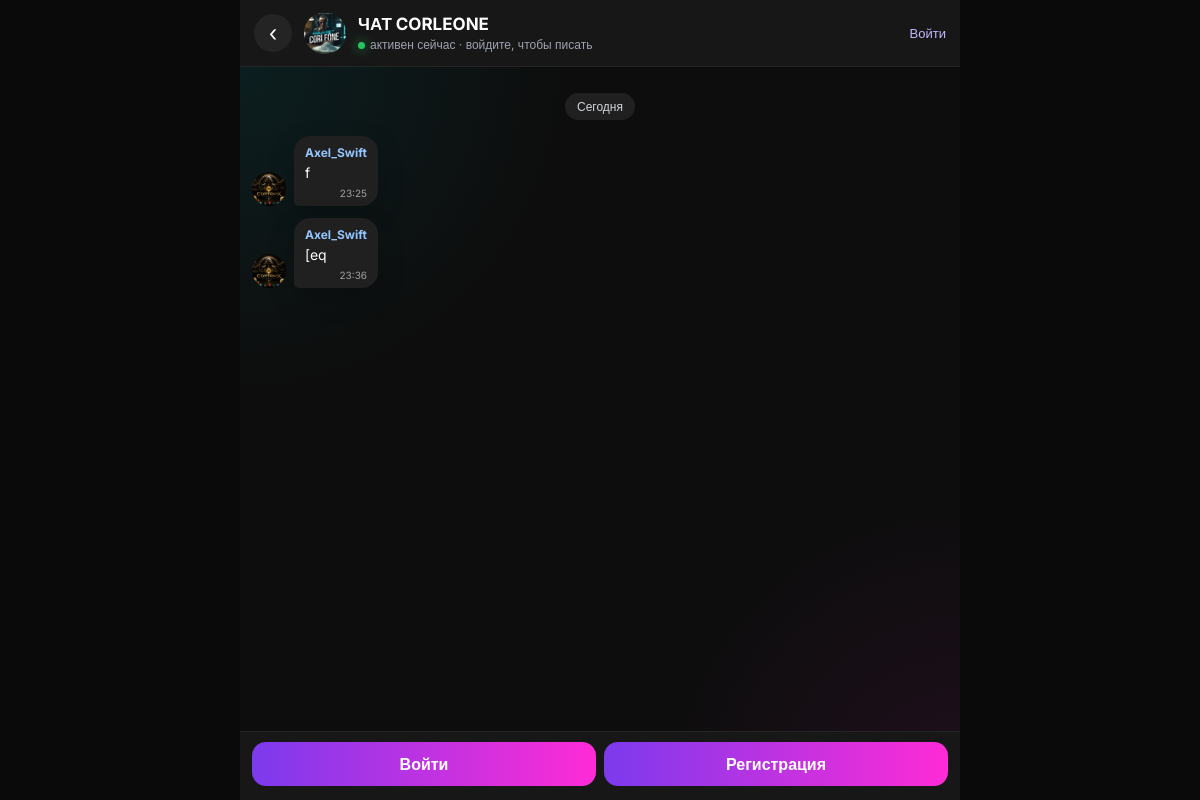
The app's page /chat, older data.
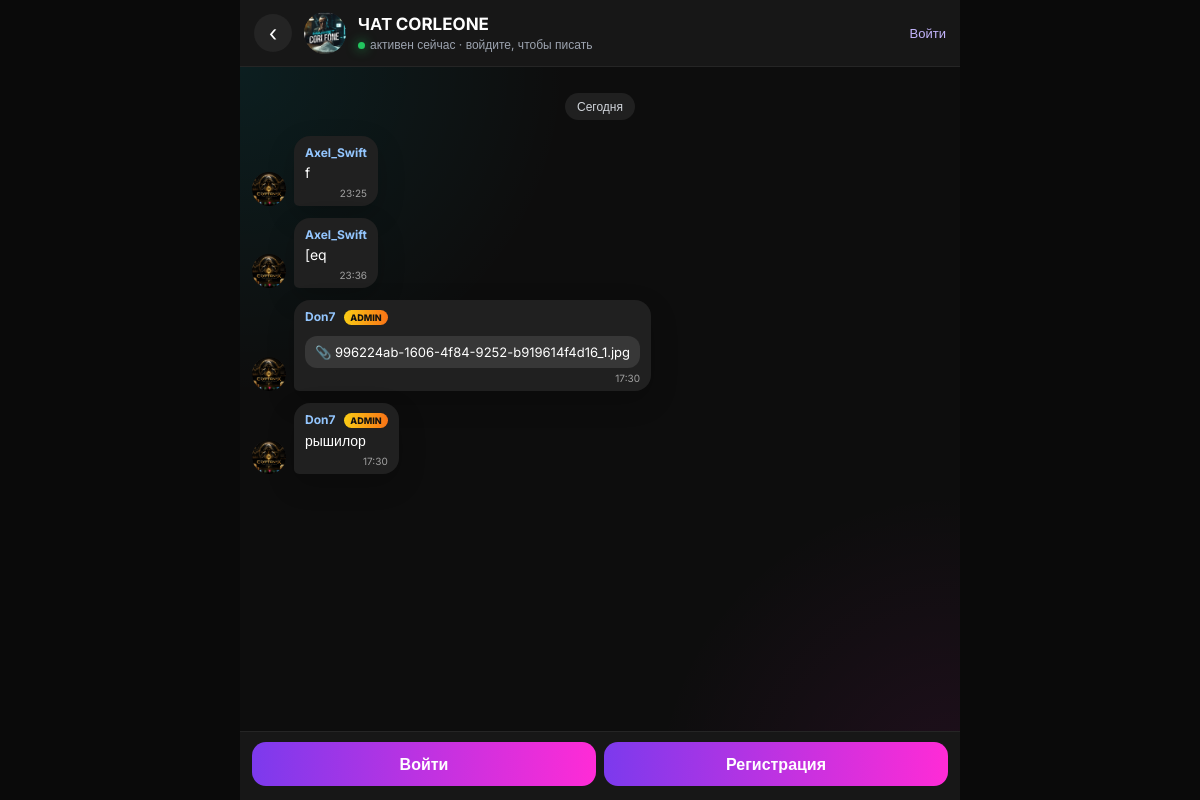
The same page, newer data.
### tables this page shows
CREATE TABLE chat (
    id INTEGER PRIMARY KEY AUTOINCREMENT,
    user TEXT,
    message TEXT,
    time TEXT
, file TEXT, file_name TEXT, message_type TEXT DEFAULT 'text', pinned INTEGER DEFAULT 0, edited_at TEXT, created_at TEXT, reply_to INTEGER, likes INTEGER DEFAULT 0, fires INTEGER DEFAULT 0, hearts INTEGER DEFAULT 0);

CREATE TABLE users (
    id INTEGER PRIMARY KEY AUTOINCREMENT,
    username TEXT,
    password TEXT,
    avatar TEXT DEFAULT 'default.png',
    role TEXT DEFAULT 'Пользователь',
    created_at TEXT
);

### app.py (the view)
@app.route("/chat")
def chat():
    conn = db()
    c = conn.cursor()
    c.execute(
        """
        SELECT chat.id, chat.user, chat.message, chat.time, users.avatar,
               chat.file, chat.file_name, chat.message_type, chat.pinned, chat.edited_at,
               chat.created_at, chat.reply_to, chat.likes, chat.fires, chat.hearts,
               users.role, parent.user, parent.message
        FROM chat
        LEFT JOIN users ON chat.user = users.username
        LEFT JOIN chat AS parent ON chat.reply_to = parent.id
        ORDER BY chat.pinned DESC, chat.id ASC
        LIMIT 100
        """
    )
    rows = c.fetchall()
    avatar = "default.jpg"
    if "user" in session:
        c.execute("SELECT avatar FROM users WHERE username=?", (session["user"],))
        result = c.fetchone()
        if result and result[0]:
            avatar = result[0]
    conn.close()
    messages = []
    last_date = None
    for row in rows:
        created_at = row[10] or datetime.now().strftime("%Y-%m-%d %H:%M")
        date_part = created_at.split(" ")[0]
        date_label = None
        if date_part != last_date:
            today = datetime.now().strftime("%Y-%m-%d")
            date_label = "Сегодня" if date_part == today else date_part
            last_date = date_part
        role = row[15] or ""
        is_admin = role == "Админ" or row[1].lower() in ("admin", "corleone", "don7")
        messages.append(
            {
                "id": row[0],
                "user": row[1],
                "message": row[2],
                "time": row[3],
                "avatar": row[4] or "default.jpg",
                "file": row[5],
                "file_name": row[6],
                "message_type": row[7],
                "pinned": row[8],
                "edited_at": row[9],
                "date_label": date_label,
                "reply_to": row[11],
                "likes": row[12] or 0,
                "fires": row[13] or 0,
                "hearts": row[14] or 0,
                "is_admin": is_admin,
                "reply_user": row[16],
                "reply_message": row[17],
            }
        )
    return render_template("chat.html", messages=messages, avatar=avatar)

### app.py (called while the page is built)
def db():
    return sqlite3.connect(DB_PATH)

### templates/chat.html (shortened to what this page needs)
<!DOCTYPE html>
<html lang="ru">
<head>
</head>
<body>
<main class="chat-page">
    <header class="chat-header">
        <a class="back-link" href="/" aria-label="Назад">‹</a>
        <img class="header-avatar" src="{{ url_for('static', filename='img/avatarchat.jpg') }}" alt="">
        <div class="chat-title">
            <h1>ЧАТ CORLEONE</h1>
            {% if session.get('user') %}
                <p><span class="online-dot"></span>активен сейчас · @{{ session.get('user') }}</p>
            {% else %}
                <p><span class="online-dot"></span>активен сейчас · войдите, чтобы писать</p>
            {% endif %}
        </div>
        {% if session.get('user') %}
            <a class="profile-link" href="/logout">Выйти</a>
        {% else %}
            <a class="profile-link" href="/login">Войти</a>
        {% endif %}
    </header>
    <section class="messages" id="messages">
        {% if messages %}
            {% for m in messages %}
                {% if m.date_label %}
                    <div class="date-separator">{{ m.date_label }}</div>
                {% endif %}
                <article class="message {% if session.get('user') == m.user %}mine{% endif %} {% if m.pinned %}pinned{% endif %}">
                    <img class="message-avatar" src="{{ url_for('static', filename='img/' + m.avatar) }}" alt="">
                    <div class="bubble">
                        <div class="sender">
                            {{ m.user }}
                            {% if m.is_admin %}
                                <span class="admin-badge">ADMIN</span>
                            {% endif %}
                        </div>
                        {% if m.message %}
                            <div class="text">{{ m.message }}</div>
                        {% endif %}
                        {% if m.file and m.message_type == 'voice' %}
                            <audio controls src="{{ url_for('static', filename='uploads/' + m.file) }}"></audio>
                        {% elif m.file %}
                            <a class="file-link" href="{{ url_for('static', filename='uploads/' + m.file) }}" download>
                                📎 {{ m.file_name or 'Файл' }}
                            </a>
                        {% endif %}
                        <div class="time">{{ m.time }}{% if m.edited_at %} · изменено {{ m.edited_at }}{% endif %}</div>
                    </div>
                </article>
            {% endfor %}
        {% else %}
            <div class="empty">Пока нет сообщений. Будьте первым, кто напишет.</div>
        {% endif %}
    </section>
    {% if session.get('user') %}
        <form class="composer" id="composer" method="post" action="/send" enctype="multipart/form-data">
            <div class="replying-to" id="replyBox">
                <span id="replyText"></span>
                <button type="button" onclick="clearReply()">×</button>
            </div>
            <div class="composer-row">
                <label class="icon-btn" title="Прикрепить файл">
                    📎
                    <input class="hidden-file" id="attachment" type="file" name="attachment">
                </label>
                <textarea class="message-input" name="message" rows="1" placeholder="Сообщение..."></textarea>
                <button class="icon-btn" id="recordBtn" type="button" title="Голосовое сообщение">🎙</button>
                <button class="send-btn" type="submit" title="Отправить">➤</button>
            </div>
            <input type="hidden" id="replyTo" name="reply_to">
            <input class="hidden-voice" id="voice" type="file" name="voice" accept="audio/*">
            <div class="file-name" id="fileName"></div>
        </form>
    {% else %}
        <div class="composer">
            <div class="login-note">
                <a href="/login">Войти</a>
                <a href="/register">Регистрация</a>
            </div>
        </div>
    {% endif %}
</main>
</body>
</html>

### templates/chat.html (style rules this page uses)
* { box-sizing: border-box; }
body { margin: 0; min-height: 100vh; font-family: 'Inter', sans-serif; background: #0a0a0a; color: white; }
.chat-page { min-height: 100vh; display: flex; flex-direction: column; max-width: 720px; margin: 0 auto; background: #101010; }
.chat-header { position: sticky; top: 0; z-index: 5; display: flex; align-items: center; gap: 12px; padding: 12px 14px; background: #171717; border-bottom: 1px solid #252525; }
.back-link { width: 38px; height: 38px; display: grid; place-items: center; border-radius: 50%; background: #242424; color: white; text-decoration: none; font-size: 22px; }
.header-avatar { width: 42px; height: 42px; border-radius: 50%; object-fit: cover; background: #2a2a2a; }
.chat-title { flex: 1; min-width: 0; }
.chat-title h1 { margin: 0; font-size: 17px; }
.chat-title p { margin: 2px 0 0; color: #9ca3af; font-size: 12px; }
.online-dot { display: inline-block; width: 7px; height: 7px; margin-right: 5px; border-radius: 50%; background: #22c55e; box-shadow: 0 0 12px rgba(34,197,94,0.85); }
.profile-link { color: #c4b5fd; font-size: 13px; text-decoration: none; }
.messages { flex: 1; overflow-y: auto; padding: 16px 12px 110px; background: radial-gradient(circle at top left, rgba(0,234,255,0.08), transparent 32%), radial-gradient(circle at bottom right, rgba(255,43,214,0.08), transparent 30%), #0d0d0d; }
.date-separator { width: max-content; margin: 10px auto 16px; padding: 6px 12px; border-radius: 999px; background: rgba(255,255,255,0.08); color: #d1d5db; font-size: 12px; }
.message { display: flex; align-items: flex-end; gap: 8px; margin-bottom: 12px; animation: messageIn 0.28s ease both; }
.message-avatar { width: 34px; height: 34px; border-radius: 50%; object-fit: cover; background: #242424; }
.bubble { max-width: min(74%, 480px); padding: 9px 11px 7px; border-radius: 16px 16px 16px 5px; background: #202020; box-shadow: 0 10px 28px rgba(0,0,0,0.2); }
.sender { margin-bottom: 4px; color: #93c5fd; font-size: 12px; font-weight: 700; }
.admin-badge { display: inline-block; margin-left: 6px; padding: 2px 6px; border-radius: 999px; background: linear-gradient(90deg,#facc15,#f97316); color: #111; font-size: 9px; font-weight: 800; vertical-align: middle; }
.text { font-size: 14px; line-height: 1.35; white-space: pre-wrap; overflow-wrap: anywhere; }
.file-link { display: inline-flex; align-items: center; gap: 8px; margin-top: 7px; padding: 8px 10px; border-radius: 12px; background: rgba(255,255,255,0.1); color: white; text-decoration: none; font-size: 13px; }
.time { margin-top: 4px; color: rgba(255,255,255,0.58); font-size: 10px; text-align: right; }
.composer { position: fixed; left: 50%; bottom: 0; width: min(720px, 100%); transform: translateX(-50%); padding: 10px 12px 14px; background: #171717; border-top: 1px solid #252525; }
.login-note { display: flex; gap: 8px; }
.login-note a { flex: 1; padding: 12px; border-radius: 14px; text-align: center; background: linear-gradient(90deg,#7c3aed,#ff2bd6); color: white; text-decoration: none; font-weight: 700; }

Row changes from the older to the newer data that the page shows:
added chat: avatar (picture), user "Don7", shows "ADMIN", file_name "996224ab-1606-4f84-9252-b919614f4d16_1.jpg", time "17:30"
added chat: avatar (picture), user "Don7", shows "ADMIN", message "рышилор", time "17:30"
